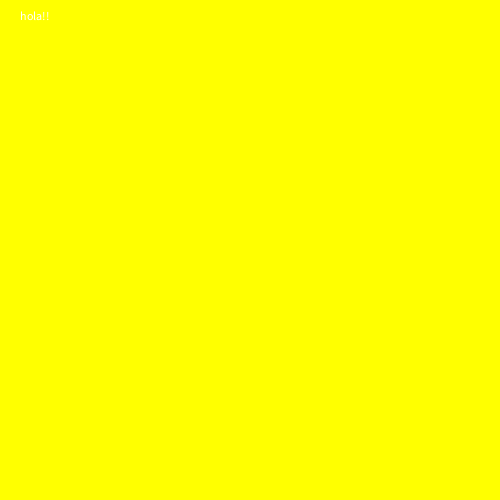
Frame 1 (no input)
Frame 60 (the mouse pressed at the canvas centre just before this capture): identical to frame 1, image omitted
Frame 120 (the mouse held since frame 60 and released just before this capture): identical to frame 1, image omitted

The Processing sketch that drew this single still picture (run headless with seeded random() and noise(); from frame 60 on, the mouse is pressed at the canvas centre):

// Processing sketch: prueba1
// ── prueba1.pde
void setup(){
    size(500, 500);
}

void draw(){
    background(255,255,0);
    text("hola!!",20,20);
}
